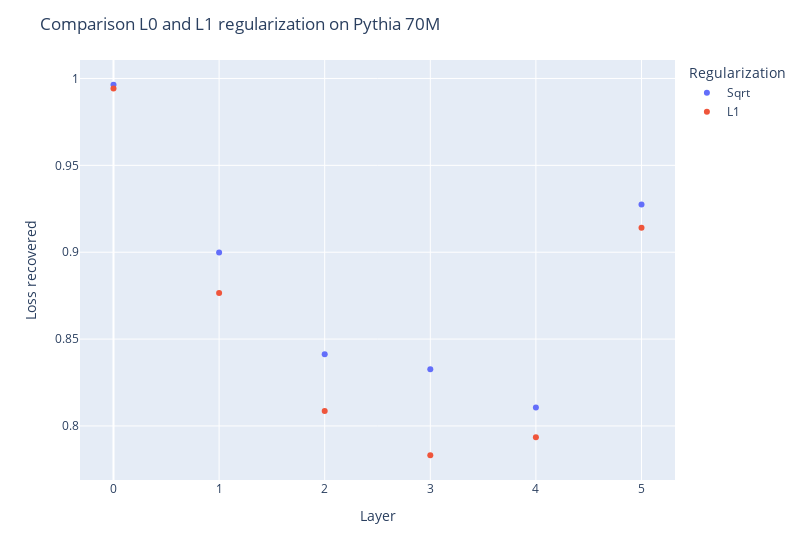

The notebook cell saved with this chart:
### Code cell
g = px.scatter(df, x="layer", y="loss_recovered", color="reg")
g.update_layout(
    title="Comparison L0 and L1 regularization on Pythia 70M",
    xaxis_title="Layer",
    yaxis_title="Loss recovered",
    legend_title_text='Regularization',
    width=800
)

#new_names = {"pure_sqrt": "L0", "l1": "L1"}
#g.for_each_trace(lambda t: t.update(name=new_names[t.name]))

### Figure 1 — Plotly figure (JSON) as saved in the notebook; plotly's stock layout.template omitted (floating-point values rounded to 4 significant figures)
{"data": [{"hovertemplate": "reg=Sqrt<br>layer=%{x}<br>loss_recovered=%{y}<extra></extra>", "legendgroup": "Sqrt", "marker": {"color": "#636efa", "symbol": "circle"}, "mode": "markers", "name": "Sqrt", "orientation": "v", "showlegend": true, "type": "scatter", "x": [5, 4, 3, 2, 1, 0], "xaxis": "x", "y": [0.9274, 0.8106, 0.8327, 0.8412, 0.8998, 0.9964], "yaxis": "y"}, {"hovertemplate": "reg=L1<br>layer=%{x}<br>loss_recovered=%{y}<extra></extra>", "legendgroup": "L1", "marker": {"color": "#EF553B", "symbol": "circle"}, "mode": "markers", "name": "L1", "orientation": "v", "showlegend": true, "type": "scatter", "x": [5, 4, 3, 2, 1, 0], "xaxis": "x", "y": [0.9141, 0.7935, 0.7831, 0.8087, 0.8765, 0.9942], "yaxis": "y"}], "layout": {"legend": {"title": {"text": "Regularization"}, "tracegroupgap": 0}, "margin": {"t": 60}, "title": {"text": "Comparison L0 and L1 regularization on Pythia 70M"}, "width": 800, "xaxis": {"anchor": "y", "domain": [0, 1], "title": {"text": "Layer"}}, "yaxis": {"anchor": "x", "domain": [0, 1], "title": {"text": "Loss recovered"}}}}
